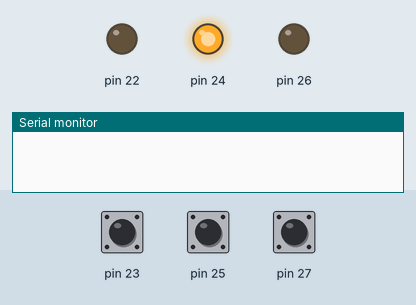
Simulated run of this sketch. Board: Arduino Mega 2560, built with avr-gcc and run on an emulated ATmega2560. On the bench: output pins drawn as LEDs (lit = HIGH), the last lines printed to the serial monitor. The test bench sets the inputs (shaded band); at power-on: pin 25 HIGH, pin 27 HIGH, pin 23 HIGH. Random numbers use the default seed unless the sketch sets one.

Above: at 4.3 s.
4.4 s: pin 25 pulled LOW for 0.15 s
At 5.6 s:
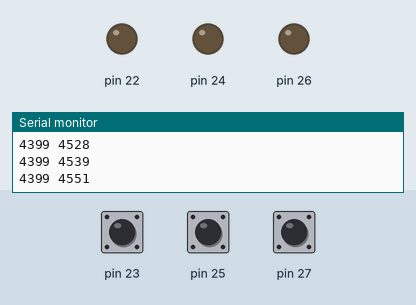
7.5 s: pin 25 pulled LOW for 1 s
11.5 s: pin 27 pulled LOW for 1 s
At 16.2 s:
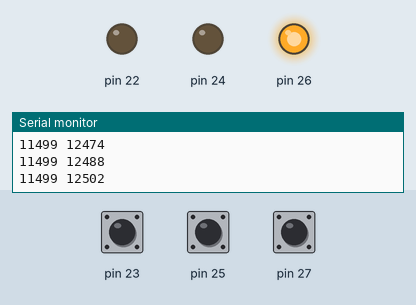
18.5 s: pin 25 pulled LOW for 3.2 s
24.1 s: pin 27 pulled LOW for 0.15 s
At 25.4 s:
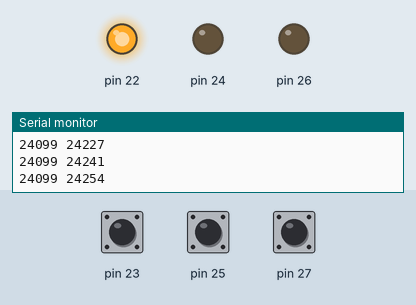
Timing chart, 0 to 30.9 s (numbered marks = the images above; inputs shaded):
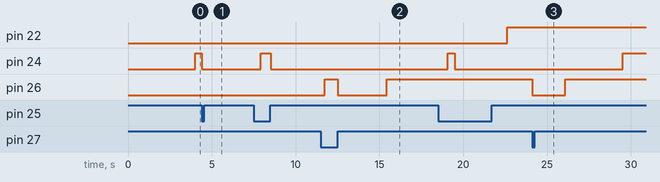

The sketch:

AoE.ino
```cpp
#include <math.h>
#include <stdio.h>

#define LIGHT1 22
#define BUTTON1 23

int numButtons = 3;

int buttons[3];
int leds[3];
unsigned long times[3];
unsigned long pressDelay[3];

unsigned long scoreDelay = 1000;

unsigned long previousButtonAssignment;
unsigned long buttonDelay = 4000;
unsigned long startingTime;

int score = 0;

void setup() {
  // put your setup code here, to run once:
  startingTime = millis();

  for (int i = 0; i < numButtons; i++) {

    pinMode(22 + 2 * i, OUTPUT); // initialize LED pins
    pinMode(23 + 2 * i, INPUT_PULLUP); // initialize button pins

    buttons[i] = 1; // initialize buttons to 1 (unpressed)
  }

  Serial.begin(9600);
  Serial1.begin(9600);

  /*Serial.println("STARTING: ");
  Serial.println("+-----------------+");
  for (int i = 0; i < numButtons; i++) {
    Serial.print("BUTTON i = " + i);
    Serial.println(digitalRead(23 + 2 * i));
  }
  for (int i = 0; i < numButtons; i++) {
    Serial.print("LED i = " + i);
    Serial.println(leds[i]);
  }
  Serial.println("+-----------------+");*/
}

void loop() {
  unsigned long t = millis(); // current time

  // put your main code here, to run repeatedly:
  for (int i = 0; i < numButtons; i++) {
    if (leds[i] == 1 && times[i] != 0 && t - times[i] >= buttonDelay) { // if light expired
      times[i] = 0; // Reset LED's time
      leds[i] = 0; // turn off LED
    }

    digitalWrite(22 + 2 * i, leds[i]); // update LEDs

    buttons[i] = digitalRead(23 + 2 * i); // update buttons array

    if (buttons[i] == 0) { // if button[i] pressed
      Serial.print(pressDelay[i]);
      Serial.print(" ");
      Serial.println(millis());
      if (millis() - pressDelay[i] >= scoreDelay) {
        if (leds[i] == 1) {
          leds[i] = 0;                        // turn off leds[i]
          score++;
          pressDelay[i] = millis();
        } else {
          score--;
          pressDelay[i] = millis();
        }
      }
    }
  }

  if (t - previousButtonAssignment >= buttonDelay) { // if delay has passed light up on a new button
    previousButtonAssignment = t;
    int n = random(0, numButtons); // pick random led
    while (leds[n] == 1) {        // if already lit
      n = random(0, numButtons); // pick new button
    }
    leds[n] = 1;        // light that button
    int diff = t - startingTime;

    buttonDelay = 3000 * exp(-8.47e-6 * diff) + 1000; // decrease button delay
    printStuff(t, n);
  }
}

void printStuff(unsigned long t, int n) {
  /*Serial.println("+-----------------+");
  Serial.println(t);
  Serial.println(n);
  for (int i = 0; i < numButtons; i++) {
    Serial.print("BUTTON i = " + i);
    Serial.println(digitalRead(23 + 2 * i));
  }
  for (int i = 0; i < numButtons; i++) {
    Serial.print("LED i = " + i);
    Serial.println(leds[i]);
  }
  Serial.println("+-----------------+");*/
  Serial1.print("Score: ");
  Serial1.println(score);
}
```

Measured:
- after the input at 4.4 s, pin 24: HIGH → LOW at once
- after the input at 24.1 s, pin 26: HIGH → LOW at once, → HIGH 2.0 s later
